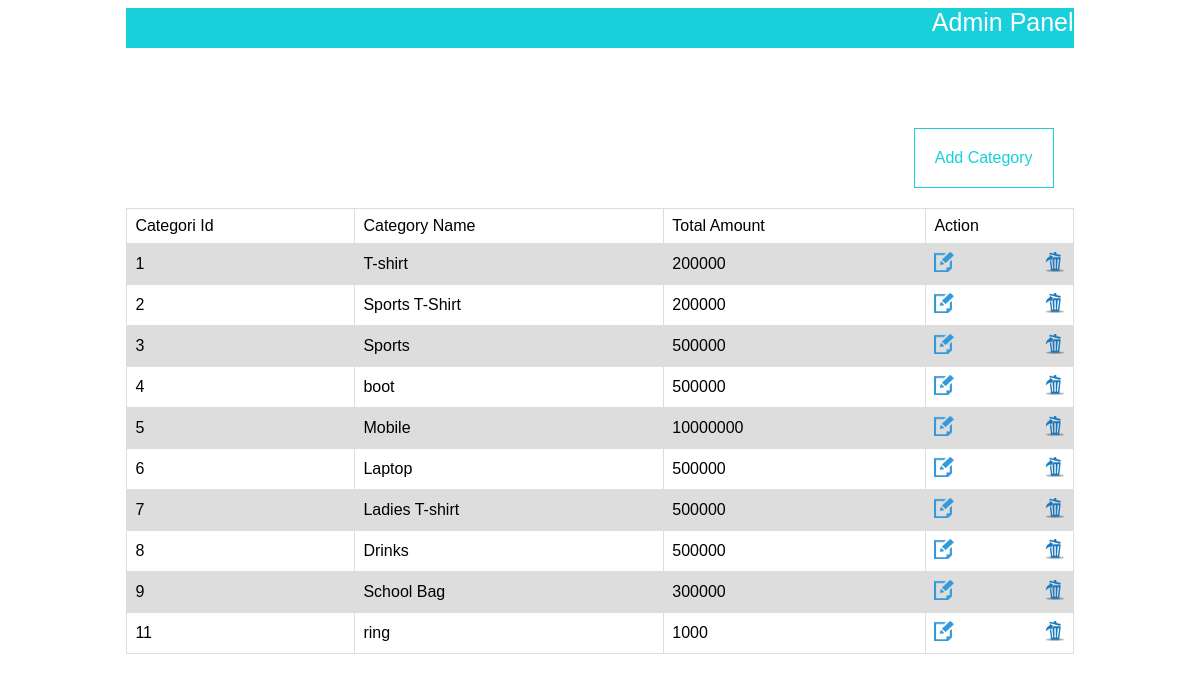
Screenshot of /admin/category.php with the database file from the repository.
### tables this page shows
CREATE TABLE `category` (
  `ID` int(11) NOT NULL,
  `category_name` varchar(50) NOT NULL,
  `total_amount` int(11) NOT NULL
);

### admin/category.php (the view, shortened to what this page needs)
<?php
    include('header.php');
?>
<div class="content">
    <a href="edit_category.php" style="float: right;">Add Category</a>
    <?php
        $qry = "select * from category";
        $res = $db_connect->query($qry) or die('Bad Query');
    ?>
    <table>
        <tr>
            <td>Categori Id</td>
            <td>Category Name</td>
            <td>Total Amount</td>
            <td>Action</td>
        </tr>
        <?php
            while($row = $res->fetch_assoc()){
        ?>
        <tr>
            <td>
            <?php
                    echo $row["ID"];
                    $c_id = $row["ID"];
            ?>
            </td>
            <td>
            <?php
                    echo $row["category_name"];
            ?>
            </td>
            <td>
            <?php
                    echo $row["total_amount"];
            ?>
            </td>
            <td><a href ="edit_category.php?id= <?php echo $c_id; ?>" style="margin:0; padding: 0; border:none;background:none; float: left;"><img src = "icon/edit.png" alt="Edit" width="20" height="20"/></a><a href ="category.php?id= <?php echo $c_id; ?>" style="margin:0; padding: 0; border:none;background:none; float: right;"><img src = "icon/Delete_Icon.png" alt="Delete" width="20" height="20"/></a>
            </td>
        </tr>
        <?php } ?>
    </table>
</div>
<?php
    include('footer.php');
?>

### admin/css/style.css (style rules this page uses)
body { background: #fff; }
.content { width:100%; margin: 0px; height: auto; padding-top: 100px; }
a:link { color: #18CFDA; background: #fff; text-decoration: none; border: 1px solid; display: inline-block; text-align: center; padding: 20px; margin: 20px; }
table { font-family: arial, sans-serif; border-collapse: collapse; width: 100%; margin: 0px; }
td { border: 1px solid #dddddd; text-align: left; padding: 8px; }
tr:nth-child(even) { background-color: #dddddd; }

### rows the page displays
category: ID "1", category_name "T-shirt", total_amount "200000"
category: ID "2", category_name "Sports T-Shirt", total_amount "200000"
category: ID "3", category_name "Sports", total_amount "500000"
category: ID "4", category_name "boot", total_amount "500000"
category: ID "5", category_name "Mobile", total_amount "10000000"
category: ID "6", category_name "Laptop", total_amount "500000"
category: ID "7", category_name "Ladies T-shirt", total_amount "500000"
category: ID "8", category_name "Drinks", total_amount "500000"
category: ID "9", category_name "School Bag", total_amount "300000"
category: ID "11", category_name "ring", total_amount "1000"
